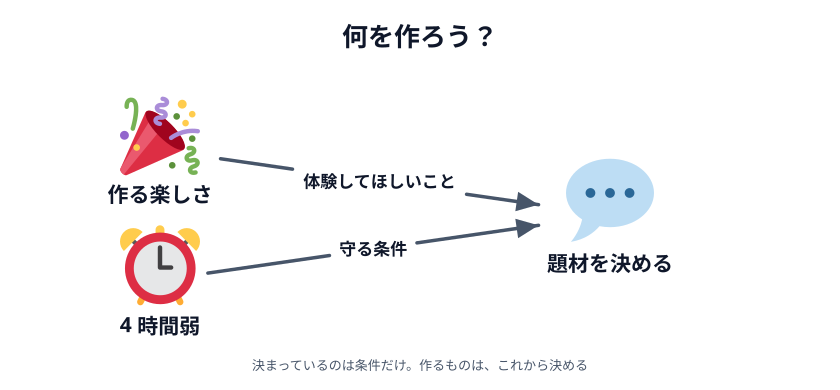

Here is the Python script that generated this plot:
# 00-thumbnail.svg
# スキーマ: SOURCE-PATH-GOAL（2 つの条件が、1 つの問いに合流する）
# 章の入口。決まっているのは「体験してほしいこと」と「時間・対象」だけだと見せる

import sys

sys.path.insert(0, "/Users/seekseep/.claude/skills/genfig")
from genfig import Canvas

c = Canvas(840, 390)
c.text(420, 46, "何を作ろう？", scale="xl")

fun = c.node(160, 150, "作る楽しさ", emoji_cp="1f389", w=180, h=88)  # 🎉
limit = c.node(160, 280, "4 時間弱", emoji_cp="23f0", w=180, h=88)  # ⏰
ask = c.node(610, 215, "題材を決める", emoji_cp="1f4ac", w=190, h=96)  # 💬

c.link(fun, ask, label="体験してほしいこと")
c.link(limit, ask, label="守る条件")

c.text(420, 370, "決まっているのは条件だけ。作るものは、これから決める", scale="sm")

c.save("00-thumbnail.svg")
